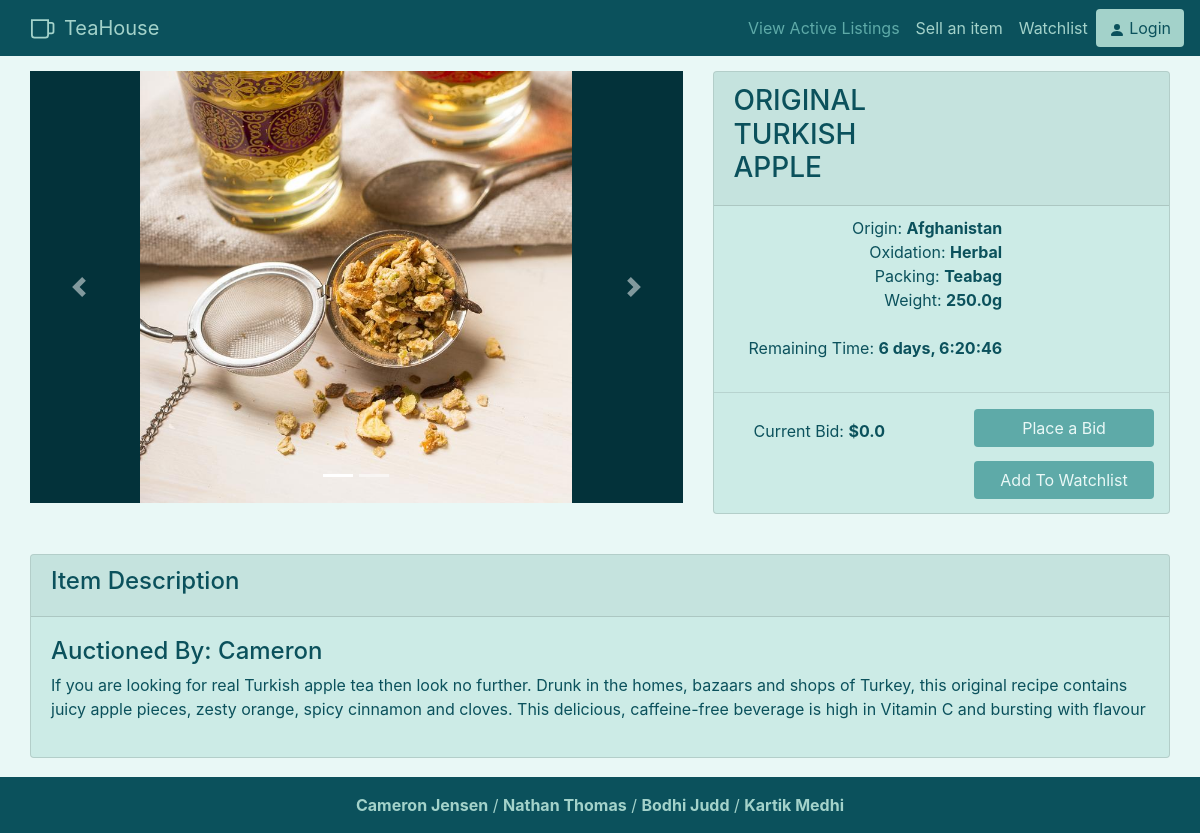
The page /tea/6 on the database its author committed.
### auction/models.py (models this page shows)
class auctionListing(db.Model):
    __tablename__ = 'auctionListing'
    __table_args__ = {'extend_existing': True}
    id = db.Column(db.Integer, primary_key=True)
    user_id = db.Column(db.Integer, db.ForeignKey('users.id'), nullable=False)
    start_time = db.Column(db.DateTime, default=datetime.now(), nullable=False)
    end_time = db.Column(db.DateTime, nullable=False)
    starting_bid = db.Column(db.Float, nullable=False) #make 0 minimum
    current_bid = db.Column(db.Float, nullable=False) #same as above
    photos_url = db.Column(db.String())
    description = db.Column(db.String(255))
    weight = db.Column(db.Float, nullable=False)
    title = db.Column(db.String(100), nullable=False)
    tea_name = db.Column(db.String(60), nullable=False)
    origin_country = db.Column(db.String(60), nullable=False)
    oxidation = db.Column(db.String(60), nullable=False)
    packing = db.Column(db.String(60), nullable=False)
    bid_status = db.Column(db.Integer, nullable=False)
    total_bids = db.Column(db.Integer, nullable=False)

class User(db.Model, UserMixin):
    __tablename__ = 'users'
    __table_args__ = {'extend_existing': True}
    id = db.Column(db.Integer, primary_key = True)
    username = db.Column(db.String(100), index=True, unique= True, nullable=False)
    email = db.Column(db.String(100), index = True, nullable = False)
    password_hash = db.Column(db.String(255),nullable=False)
    contact_number = db.Column(db.String(20), unique = True)
    address = db.Column(db.String(200), nullable=False)

### auction/items.py (the view)
@bp.route('/<id>')
def display(id):
  try:
    currentItem = auctionListing.query.filter_by(id=id).first()
    remainingTime = (currentItem.end_time - datetime.now())
    if(remainingTime < timedelta(0)):
      currentItem.bid_status = 0
      db.session.commit()
    userName = User.query.filter_by(id=currentItem.user_id).first().username
    bidList = []
    if(current_user.is_authenticated):
      if(current_user.id == currentItem.user_id):
        bidList = Bid.query.filter_by(listing_id = currentItem.id).order_by(desc(Bid.bid_time))
    return render_template('items/details.html', auctionListing=currentItem, timeLeft=str(remainingTime)[:-7], username=userName, bidList=bidList)
  except:
    return render_template('errorpage.html')

### auction/templates/items/details.html (shortened to what this page needs)
{% extends 'base.html' %}
{% block content %}
    <div style="padding: 15px 30px 15px 30px;" class="row">
        <div class="col-lg-7">
            <div id="carouselExampleIndicators" class="carousel slide carousel-fade" data-ride="carousel">
                <ol class="carousel-indicators">
                    <li data-target="#carouselExampleIndicators" data-slide-to="0" class="active"></li>
                    <li data-target="#carouselExampleIndicators" data-slide-to="1"></li>
                </ol>
                <div class="carousel-inner">
                    <div class="carousel-item active">
                        <img class="carousel-img d-block h-100" src="{{auctionListing.photos_url}}" alt="First slide">
                    </div>
                </div>
                <a class="carousel-control-prev" href="#carouselExampleIndicators" role="button" data-slide="prev">
                    <span class="carousel-control-prev-icon" aria-hidden="true"></span>
                </a>
                <a class="carousel-control-next" href="#carouselExampleIndicators" role="button" data-slide="next">
                    <span class="carousel-control-next-icon" aria-hidden="true"></span>
                </a>
            </div>
        </div>
        <div class="col-lg">
            <div class="card h-100">
                <div class="card-header">
                    <div class="row">
                        <div class="col">
                            <h3>{{auctionListing.title}}</h3>
                        </div>
                        <div class="col">
                        </div>
                    </div>
                </div>
                <div class="row">
                    <p class="right-align">
                        Origin: <b>{{auctionListing.origin_country}}</b><br>
                        Oxidation: <b>{{auctionListing.oxidation}}</b><br>
                        Packing: <b>{{auctionListing.packing}}</b><br>
                        Weight: <b>{{auctionListing.weight}}g</b><br><br>
                        {% if auctionListing.bid_status ==1 %}
                        Remaining Time: <b>{{timeLeft}}</b>
                        {% else %}
                        Remaining Time: <b>Bidding Concluded</b>
                        {% endif %}
                    </p>
                </div>
                <hr>
                <div class="row">
                    <div class="col">
                        <p style="padding-left:40px;" class="right-align">
                            {% if auctionListing.bid_status == 1 %}
                            Current Bid: <b>${{auctionListing.current_bid}}</b>
                            {% else %}
                            Winning Bid: <b>${{auctionListing.current_bid}}</b>
                            {% endif %}
                        </p>
                    </div>
                    {% if auctionListing.bid_status == 1 %}
                    <div class="col">
                        <div class="detail-btn row justify-content-end">
                            <a style="width: 180px;" href="#" class="btn btn-default item-btn" data-toggle="modal"
                                data-target="#staticBackdrop">Place a Bid</a>
                        </div>
                        <div class="detail-btn row justify-content-end">
                            <a style="width: 180px;" href="/tea/{{auctionListing.id}}/watchlist" class="btn btn-default item-btn">Add To Watchlist</a>
                        </div>
                    </div>
                    {% endif %}
                </div>
            </div>
        </div>
    </div>
    <div class="row" style="padding:10px 30px 0px 30px">
        <div style="padding: 15px" class="col-lg">
            <div class="card h-100">
                <div class="card-header">
                    <h4>Item Description</h4>
                </div>
                <div class="card-body">
                    <h4>Auctioned By: {{username}}</h4>
                    <p>{{auctionListing.description}}</p>
                </div>
            </div>
        </div>
    </div>
{% endblock %}

### auction/static/css/style.css (style rules this page uses)
:root { --main: #5eaaa8; --light: #a3d2ca; --cardcol: #ccebe6; --dark: #0b515c; --darker: #03323a; --beige: #e8ded2; --lighter: #e9f8f6; }
body { background-color: var(--lighter); }
.btn-default { background-color: var(--light); color: var(--dark); }
.item-btn { background-color: var(--main) !important; color: var(--lighter) !important; }
.card { background-color: var(--cardcol); color: var(--dark); }
.right-align { text-align: right; float: left; padding-left: 50px; padding-top: 10px; }
.detail-btn { padding-right: 30px; padding-bottom: 14px; }
.carousel { width: 100%; }
p,h3 { color: var(--dark) }

### auction/templates/items/details.html (style rules this page uses)
.carousel-item { height: 432px; background-color: var(--darker); }
.carousel-img { margin-left: auto; margin-right: auto; }

### rows shown on the page
auctionListing: photos_url (picture), title "ORIGINAL TURKISH APPLE", origin_country "Afghanistan", oxidation "Herbal", packing "Teabag", weight "250.0", current_bid "0.0", description "If you are looking for real Turkish apple tea then look no further. Drunk in the homes, bazaars and shops of Turkey, this original recipe contains juicy apple pieces, zesty orange, spicy cinnamon and cloves. This delicious, caffeine-free beverage is high in Vitamin C and bursting with flavour"
User: username "Cameron"
